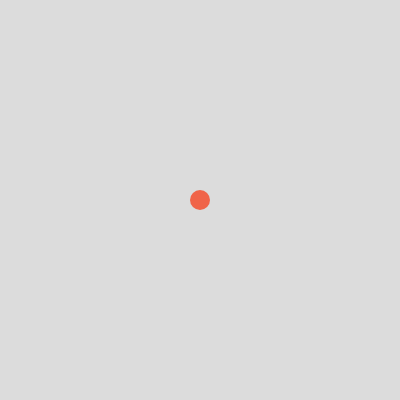
Frame 1 (no input)
Frame 60 (no input): identical to frame 1, image omitted
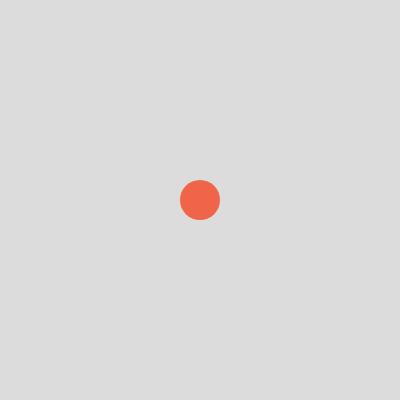
Frame 120 (the mouse pressed at the canvas centre since frame 60)

The p5.js sketch that drew these frames (run headless with seeded random() and noise() and a simulated clock; from frame 60 on, the mouse is pressed at the canvas centre):

// p5.js sketch
// ── sketch.js
// DM2008 — Activity 3a
// (Array Sampler, 25 min)

// 1. Create an array of colors (or other values)
//    You can make more than one array if you'd like
let palette = ["#f06449", "#009988", "#3c78d8", "#ffeb3b"];
let size = 20

// 2. A variable to track the current index
let currentIndex = 0;


function setup() {
  createCanvas(400, 400);
  noStroke();
}

function draw() {
  background(220);

  // 3. Use the array value at currentIndex
  fill(palette[currentIndex]);
  ellipse(width/2, height/2, size);
  // function mousePressed() {
  //   size += 20
  // }
}

// 4. Change the index when a key is pressed
function keyPressed() {
  // Advance to the next item
  currentIndex++;
  // Reset to 0 when we reach the end
  if (currentIndex >= palette.length) {
    currentIndex = 0;
  }
  // Log in the console to check
  console.log("Current index:", currentIndex, "→", palette[currentIndex]);
let r = random(255);
let g = random(255);
let b = random(255);
  switch (key) {
    case "p":
      palette.push(color(r, g, b));
      break;
    case "s":
      palette.splice(1, 1);
      break;
  }
    
}

function mousePressed() {
  size += 20
}


/* 
TODOs for students:
1. Replace colors with your own data (positions, text, sizes, etc).
2. Try mousePressed() instead of keyPressed().
3. Use push() to add new items, or splice() to remove them, then check how the sketch adapts.
4. Try looping through an array to visualize all the items within it instead of accessing one item at a time.
*/
